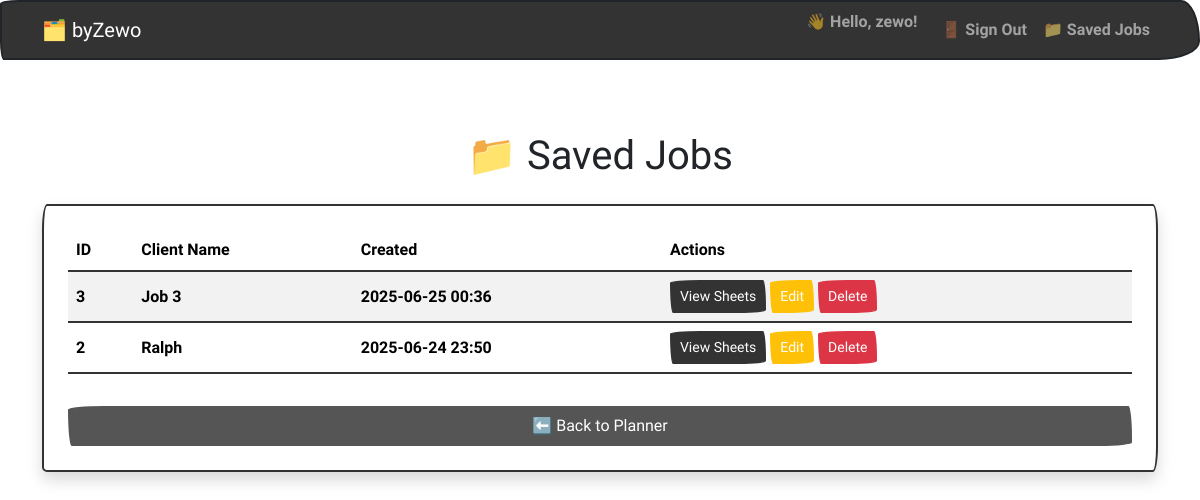
The page /jobs (signed in) on the database its author committed.
### models.py (models this page shows)
class User(Base):
    __tablename__ = "users"
    id = Column(Integer, primary_key=True)
    username = Column(String, unique=True, nullable=False)
    email = Column(String, unique=True, nullable=False)
    hashed_password = Column(String, nullable=False)
    jobs = relationship("Job", back_populates="owner", cascade="all, delete")

class Job(Base):
    __tablename__ = "jobs"
    id = Column(Integer, primary_key=True)
    client_name = Column(String)
    notes = Column(String)
    created_at = Column(DateTime(timezone=True), server_default=func.now())
    image_folder = Column(String)
    final_price = Column(Float, nullable=True)
    soft_deadline = Column(Date, nullable=True)
    hard_deadline = Column(Date, nullable=True)
    user_id = Column(Integer, ForeignKey("users.id"), nullable=False)
    owner = relationship("User", back_populates="jobs")
    estimates = relationship("Estimate", back_populates="job", cascade="all, delete")
    parts = relationship("Part", back_populates="job", cascade="all, delete")

### app.py (the view)
@app.route("/jobs")
def jobs():
    user = current_user()
    if not user:
        return redirect(url_for("login"))
    db = SessionLocal()
    all_jobs = db.query(Job).filter(Job.user_id == user.id).order_by(Job.created_at.desc()).all()
    db.close()
    return render_template("jobs.html", jobs=all_jobs, user=user)

### app.py (called while the page is built)
def current_user():
    uid = session.get("user_id")
    if uid:
        db = SessionLocal()
        user = db.query(User).filter(User.id == uid).first()
        db.close()
        return user
    return None

### templates/jobs.html
{% extends "base.html" %} {% block title %}Saved Jobs{% endblock %} {% block
content %}
<h1 class="mb-4 text-center">📁 Saved Jobs</h1>
<div class="card p-4 shadow">
  {% if jobs %}
  <table class="table table-striped align-middle">
    <thead>
      <tr>
        <th>ID</th>
        <th>Client Name</th>
        <th>Created</th>
        <th>Actions</th>
      </tr>
    </thead>
    <tbody>
      {% for job in jobs %}
      <tr>
        <td>{{ job.id }}</td>
        <td>{{ job.client_name or "N/A" }}</td>
        <td>
          {% if job.created_at %} {{ job.created_at.strftime('%Y-%m-%d %H:%M')
          }} {% else %} N/A {% endif %}
        </td>
        <td>
          <a
            href="{{ url_for('job_details', job_id=job.id) }}"
            class="btn btn-primary btn-sm"
            >View Sheets</a
          >
          <a
            href="{{ url_for('edit_job', job_id=job.id) }}"
            class="btn btn-warning btn-sm"
            >Edit</a
          >
          <form
            action="{{ url_for('delete_job', job_id=job.id) }}"
            method="POST"
            style="display: inline"
            onsubmit="return confirm('Are you sure you want to delete this job?');"
          >
            <button type="submit" class="btn btn-danger btn-sm">Delete</button>
          </form>
        </td>
      </tr>
      {% endfor %}
    </tbody>
  </table>
  {% else %}
  <p class="text-center">No jobs found. Create one first!</p>
  {% endif %}
  <a href="{{ url_for('index') }}" class="btn btn-secondary mt-3">
    ⬅️ Back to Planner
  </a>
</div>
{% endblock %}

### templates/base.html (shortened to what this page needs)
<!DOCTYPE html>
<html lang="en">
  <head>
    <link
      href="https://cdn.jsdelivr.net/npm/bootswatch@5.3.0/dist/sketchy/bootstrap.min.css"
      rel="stylesheet"
    />
  </head>
  <body class="bg-light">
    <nav class="navbar navbar-expand-lg navbar-dark bg-primary mb-4">
      <div class="container">
        <a class="navbar-brand" href="{{ url_for('index') }}">🗂️ byZewo</a>
        <div class="collapse navbar-collapse">
          <ul class="navbar-nav ms-auto">
            {% if user %}
            <li class="nav-item">
              <span class="navbar-text me-3"
                >👋 Hello, {{ user.username }}!</span
              >
            </li>
            <li class="nav-item">
              <a class="nav-link" href="{{ url_for('logout') }}">🚪 Sign Out</a>
            </li>
            {% endif %}
            <li class="nav-item">
              <a class="nav-link" href="{{ url_for('jobs') }}">📁 Saved Jobs</a>
            </li>
          </ul>
        </div>
      </div>
    </nav>
    <div class="container py-5">{% block content %}{% endblock %}</div>
  </body>
</html>

### rows shown on the page
User: username "zewo"
Job: id "3", client_name "Job 3", created_at "2025-06-25 00:36"
Job: id "2", client_name "Ralph", created_at "2025-06-24 23:50"
